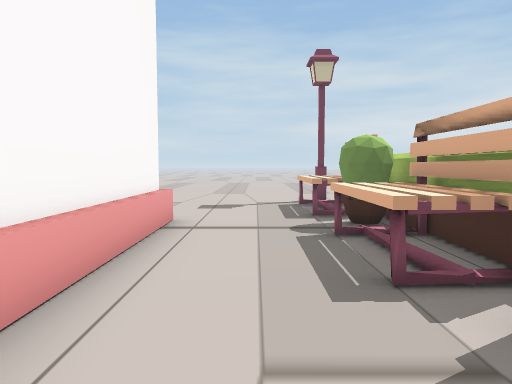
View 1 (above)

21 first-person views from a walk through a scene from a Unity 3-D project. The camera is 0.51 m above the floor, tilts 4° down and sees 70° across. The floor is counted in squares, 0.5 m on a side. Each view is taken from the middle of a square. On the plan, view 1 faces up. The plan holds only what a view shows up to about 13 squares ahead; the rest is blank. The place goes on beyond the plan.

View 2
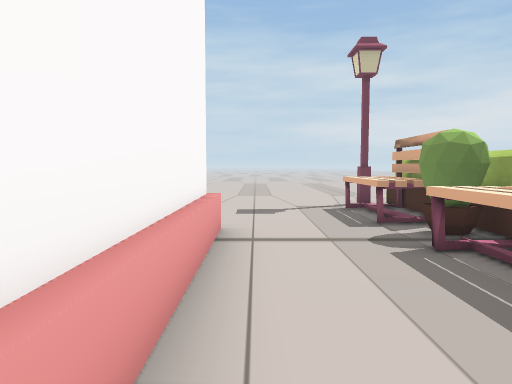

View 3
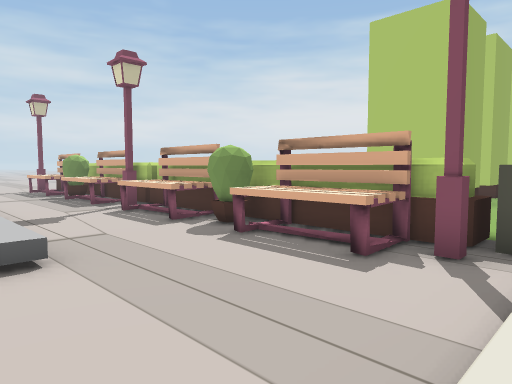

View 4
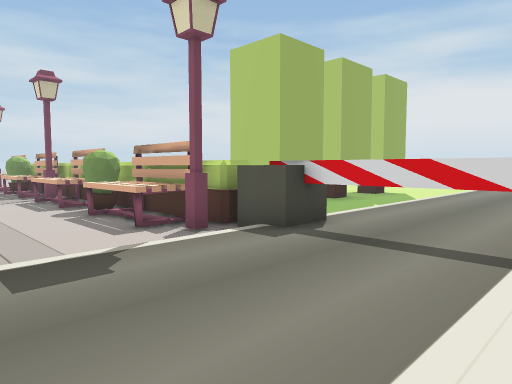

View 5
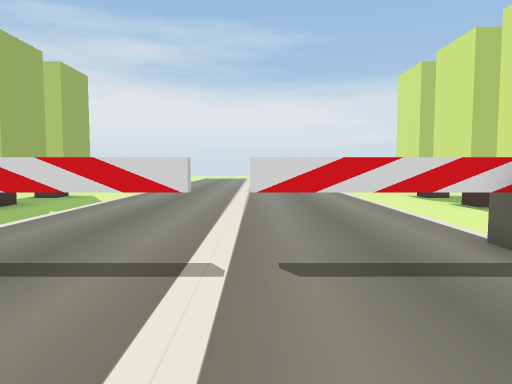

View 6
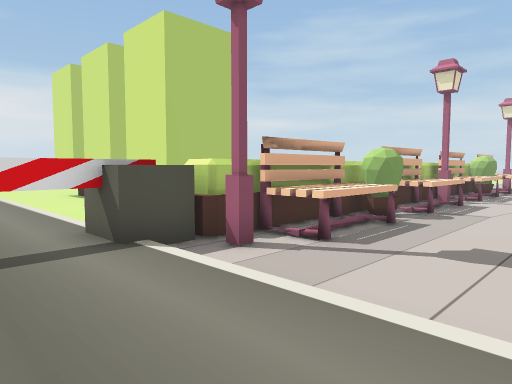

View 7
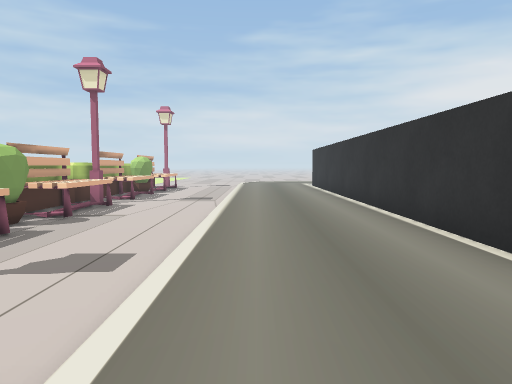

View 8
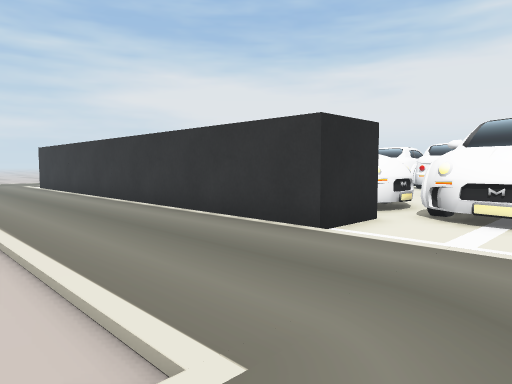

View 9
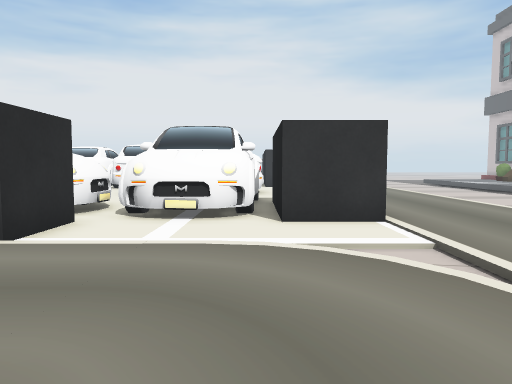

View 10
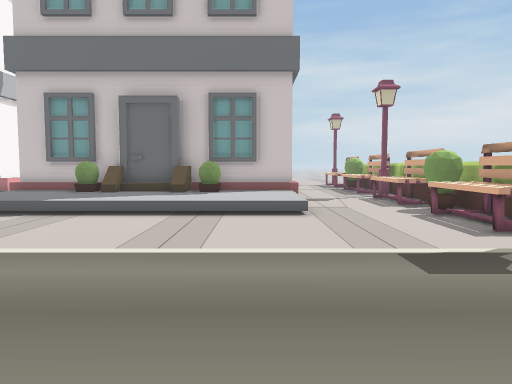

View 11
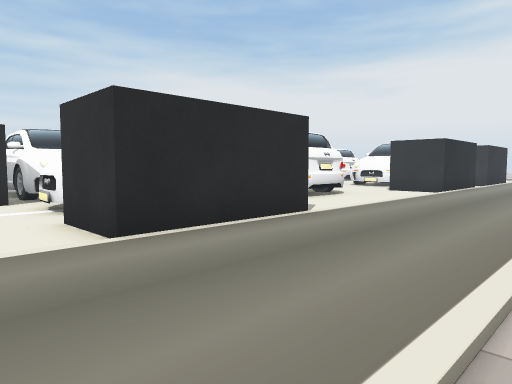

View 12
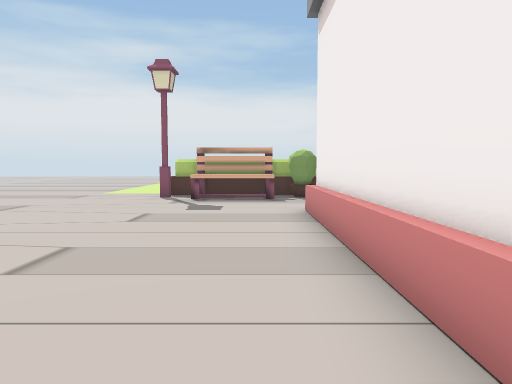

View 13
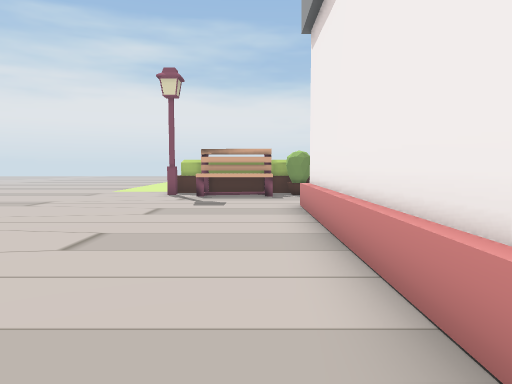

View 14
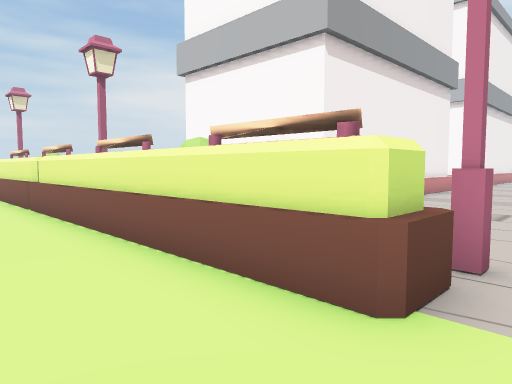

View 15
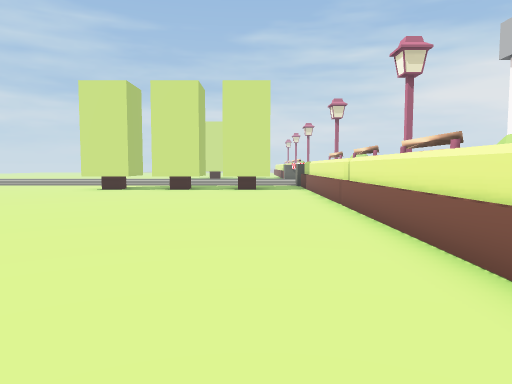

View 16
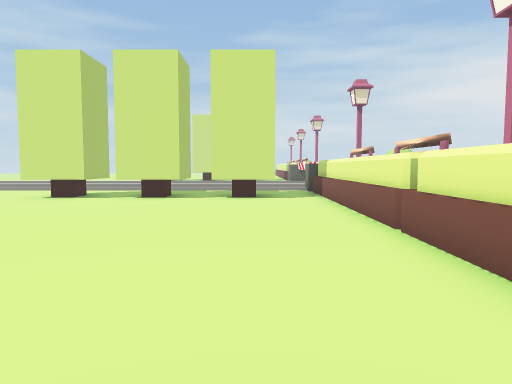

View 17
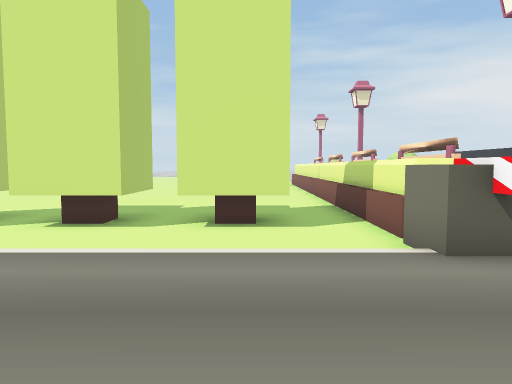

View 18
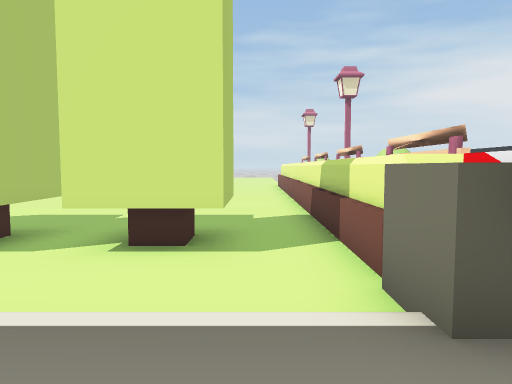

View 19
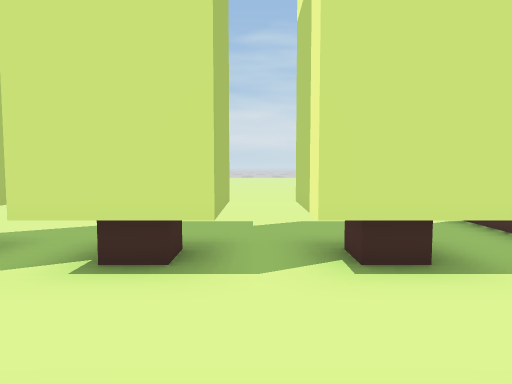

View 20
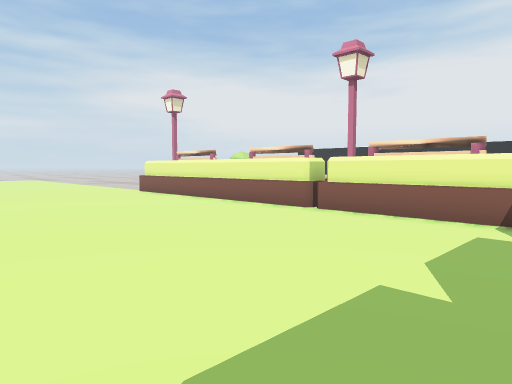

View 21
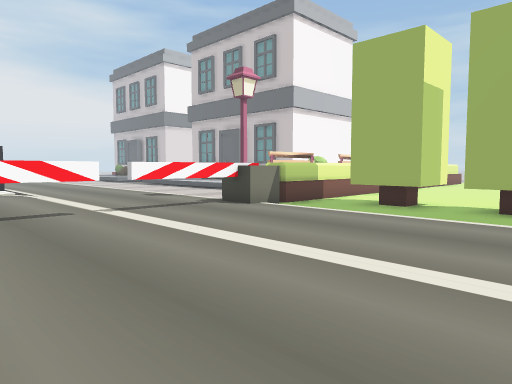

### Floor plan
Key: @ floor where view 1 was taken; # wall or solid block; . main floor; : floor 0.05 m higher than the main floor; + floor 0.15 m higher than the main floor; / step, stairs or slope; = window, fence, low wall or low ledge; ^ raised ledge; T thing the floor can be seen under or through; B black block; C car.
Columns run from 19 left of view 1 to 11 right of it. Each row starts with its distance up from view 1.
 12              ........... .
 11             .........#^=.
 10           ..........=#^^....
  9           ..........=#^^....
  8         ............=#^^.....
  7           ########...#^^......
  6                  #...#^^......
  5                  #..=#^^.......
  4                  #..=#^^.......
  3                  #..=#^^.......
  2                  #...#^=.......
  1         ##^^ ^^^##..=#^^.......
  0         /+#^##=#+/.@=#^^.......
 -1         /++++++++/..=#^^.......
 -2          ++++++++/...#^^.......
 -3           +++++++/...#^^.......
 -4           ..........=#^^.##.##.
 -5            .........=#^^.##.##.
 -6       ..    .........#^^.......
 -7       ..  ...........#^^.......
 -8      :::::::::::::::::^^:::::::
 -9 ::::::::::::::::::::::T::::::::
-10 ::::::::::::::::::::::T::::::::
-11 :::::::::::::::::::::::::::::::
-12 :::::::BBBBB::.::::::::::::::::
-13  ::::: BBBBB::::::::::T::::::::
-14   CCC  C   :::::::::::T::::::::
-15         CCCC::::::::::^T:::::::
-16         CCCC:::::/....^^.......
-17          CC::::::/...#^^.......
-18         CCCBBB:::/..=#^^.TT.##.
-19          CC  B:::/..=#^^.TT.# .
-20          CC  B:::/..=#^^.......
-21           C  B:::/...#^^.......
-22           C  B:::/..=#^^.......
-23              B:::/..=#^^.......
-24              B:::/..=#^^.......
-25              B:::/...#^=......
-26            BBB:::/...#^^......

Where each view was taken, in squares from view 1:
view 1: 0 up, 0 right, facing up
view 2: 1 up, 1 left, facing up
view 3: 8 down, 3 left, facing up-right
view 4: 12 down, 2 left, facing up-right
view 5: 12 down, 1 left, facing right
view 6: 13 down, 2 left, facing down-right
view 7: 14 down, 3 left, facing down
view 8: 14 down, 1 left, facing down-left
view 9: 14 down, 1 left, facing left
view 10: 12 down, 3 left, facing up
view 11: 7 down, 6 left, facing down-left
view 12: 8 up, 10 left, facing right
view 13: 8 up, 11 left, facing right
view 14: 12 up, 6 right, facing down-left
view 15: 12 up, 6 right, facing down
view 16: 8 up, 6 right, facing down
view 17: 11 down, 6 right, facing down
view 18: 13 down, 5 right, facing down
view 19: 14 down, 8 right, facing down
view 20: 20 down, 11 right, facing down-left
view 21: 15 down, 11 right, facing up-left
